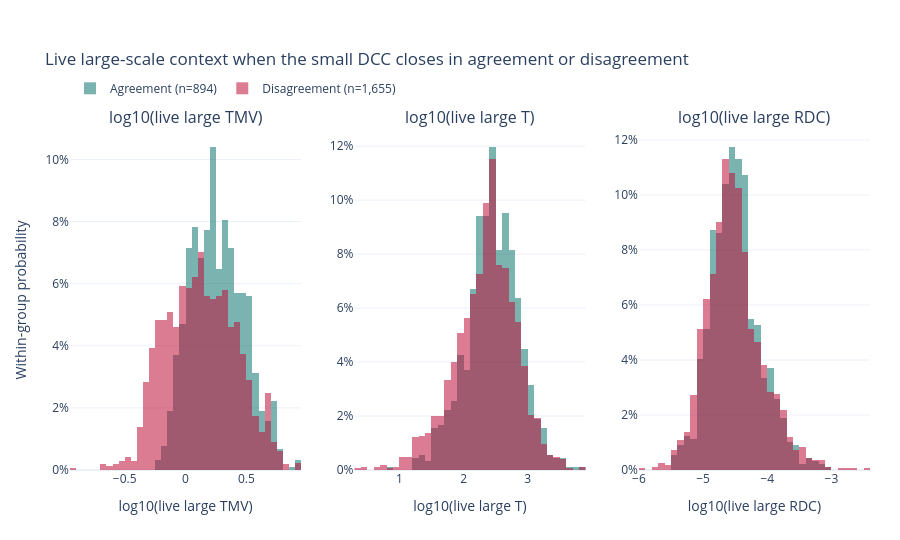

Write notebook code for a chart like this one.
### Code cell
large_context_plot_rows = large_context_rows.loc[~large_context_rows["large_dcc_same_bar"]].copy()
positive_large_context = large_context_plot_rows[large_live_columns].gt(0.0).all(axis=1)
large_context_plot_rows = large_context_plot_rows.loc[positive_large_context]
large_relationship_fig = plot_dc_relationship_feature_distributions(
    relationships=large_context_plot_rows,
    feature_labels={
        "large_tmv_at_dcc_close": "log10(live large TMV)",
        "large_t_at_dcc_close": "log10(live large T)",
        "large_rdc_at_dcc_close": "log10(live large RDC)",
    },
    relationship_column="new_small_relationship_at_close",
    title="Live large-scale context when the small DCC closes in agreement or disagreement",
)
large_relationship_fig.show()

### Figure 1 — Plotly figure (JSON) as saved in the notebook; plotly's stock layout.template omitted (floating-point values rounded to 4 significant figures; data arrays with more than 128 entries replaced by an {"elided": "..."} marker saying what was removed)
{"data": [{"bingroup": "large_tmv_at_dcc_close", "histnorm": "probability", "hovertemplate": "log10(live large TMV)=%{x:.4f}<br>within-group share=%{y:.2%}<extra></extra>", "legendgroup": "agreement", "marker": {"color": "#0f766e"}, "name": "Agreement (n=894)", "nbinsx": 55, "opacity": 0.55, "showlegend": true, "type": "histogram", "x": {"elided": "894 float values"}, "xaxis": "x", "yaxis": "y"}, {"bingroup": "large_tmv_at_dcc_close", "histnorm": "probability", "hovertemplate": "log10(live large TMV)=%{x:.4f}<br>within-group share=%{y:.2%}<extra></extra>", "legendgroup": "disagreement", "marker": {"color": "#be123c"}, "name": "Disagreement (n=1,655)", "nbinsx": 55, "opacity": 0.55, "showlegend": true, "type": "histogram", "x": {"elided": "1655 float values"}, "xaxis": "x", "yaxis": "y"}, {"bingroup": "large_t_at_dcc_close", "histnorm": "probability", "hovertemplate": "log10(live large T)=%{x:.4f}<br>within-group share=%{y:.2%}<extra></extra>", "legendgroup": "agreement", "marker": {"color": "#0f766e"}, "name": "Agreement (n=894)", "nbinsx": 55, "opacity": 0.55, "showlegend": false, "type": "histogram", "x": {"elided": "894 float values"}, "xaxis": "x2", "yaxis": "y2"}, {"bingroup": "large_t_at_dcc_close", "histnorm": "probability", "hovertemplate": "log10(live large T)=%{x:.4f}<br>within-group share=%{y:.2%}<extra></extra>", "legendgroup": "disagreement", "marker": {"color": "#be123c"}, "name": "Disagreement (n=1,655)", "nbinsx": 55, "opacity": 0.55, "showlegend": false, "type": "histogram", "x": {"elided": "1655 float values"}, "xaxis": "x2", "yaxis": "y2"}, {"bingroup": "large_rdc_at_dcc_close", "histnorm": "probability", "hovertemplate": "log10(live large RDC)=%{x:.4f}<br>within-group share=%{y:.2%}<extra></extra>", "legendgroup": "agreement", "marker": {"color": "#0f766e"}, "name": "Agreement (n=894)", "nbinsx": 55, "opacity": 0.55, "showlegend": false, "type": "histogram", "x": {"elided": "894 float values"}, "xaxis": "x3", "yaxis": "y3"}, {"bingroup": "large_rdc_at_dcc_close", "histnorm": "probability", "hovertemplate": "log10(live large RDC)=%{x:.4f}<br>within-group share=%{y:.2%}<extra></extra>", "legendgroup": "disagreement", "marker": {"color": "#be123c"}, "name": "Disagreement (n=1,655)", "nbinsx": 55, "opacity": 0.55, "showlegend": false, "type": "histogram", "x": {"elided": "1655 float values"}, "xaxis": "x3", "yaxis": "y3"}], "layout": {"annotations": [{"font": {"size": 16}, "showarrow": false, "text": "log10(live large TMV)", "x": 0.1444, "xanchor": "center", "xref": "paper", "y": 1.0, "yanchor": "bottom", "yref": "paper"}, {"font": {"size": 16}, "showarrow": false, "text": "log10(live large T)", "x": 0.5, "xanchor": "center", "xref": "paper", "y": 1.0, "yanchor": "bottom", "yref": "paper"}, {"font": {"size": 16}, "showarrow": false, "text": "log10(live large RDC)", "x": 0.8556, "xanchor": "center", "xref": "paper", "y": 1.0, "yanchor": "bottom", "yref": "paper"}], "barmode": "overlay", "height": 540, "hovermode": "closest", "legend": {"orientation": "h", "x": 0.0, "xanchor": "left", "y": 1.08, "yanchor": "bottom"}, "margin": {"b": 70, "l": 70, "r": 30, "t": 130}, "title": {"text": "Live large-scale context when the small DCC closes in agreement or disagreement"}, "xaxis": {"anchor": "y", "domain": [0.0, 0.2889], "title": {"text": "log10(live large TMV)"}}, "xaxis2": {"anchor": "y2", "domain": [0.3556, 0.6444], "title": {"text": "log10(live large T)"}}, "xaxis3": {"anchor": "y3", "domain": [0.7111, 1.0], "title": {"text": "log10(live large RDC)"}}, "yaxis": {"anchor": "x", "domain": [0.0, 1.0], "tickformat": ".0%", "title": {"text": "Within-group probability"}}, "yaxis2": {"anchor": "x2", "domain": [0.0, 1.0], "tickformat": ".0%"}, "yaxis3": {"anchor": "x3", "domain": [0.0, 1.0], "tickformat": ".0%"}}}
